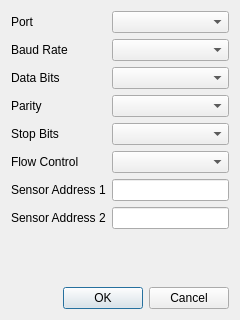
<?xml version="1.0" encoding="UTF-8"?>
<ui version="4.0">
 <class>modbusconfigdialog</class>
 <widget class="QDialog" name="modbusconfigdialog">
  <property name="geometry">
   <rect>
    <x>0</x>
    <y>0</y>
    <width>240</width>
    <height>320</height>
   </rect>
  </property>
  <property name="windowTitle">
   <string>Dialog</string>
  </property>
  <layout class="QGridLayout" name="gridLayout">
   <item row="0" column="0">
    <layout class="QFormLayout" name="formLayout">
     <item row="0" column="0">
      <widget class="QLabel" name="label">
       <property name="text">
        <string>Port</string>
       </property>
      </widget>
     </item>
     <item row="1" column="0">
      <widget class="QLabel" name="label_2">
       <property name="text">
        <string>Baud Rate</string>
       </property>
      </widget>
     </item>
     <item row="2" column="0">
      <widget class="QLabel" name="label_3">
       <property name="text">
        <string>Data Bits</string>
       </property>
      </widget>
     </item>
     <item row="3" column="0">
      <widget class="QLabel" name="label_4">
       <property name="text">
        <string>Parity</string>
       </property>
      </widget>
     </item>
     <item row="0" column="1">
      <widget class="QComboBox" name="comboPort"/>
     </item>
     <item row="1" column="1">
      <widget class="QComboBox" name="comboBaudRate"/>
     </item>
     <item row="2" column="1">
      <widget class="QComboBox" name="comboDataBits"/>
     </item>
     <item row="3" column="1">
      <widget class="QComboBox" name="comboParity"/>
     </item>
     <item row="4" column="0">
      <widget class="QLabel" name="label_5">
       <property name="text">
        <string>Stop Bits</string>
       </property>
      </widget>
     </item>
     <item row="5" column="0">
      <widget class="QLabel" name="label_6">
       <property name="text">
        <string>Flow Control</string>
       </property>
      </widget>
     </item>
     <item row="4" column="1">
      <widget class="QComboBox" name="comboStopBits"/>
     </item>
     <item row="5" column="1">
      <widget class="QComboBox" name="comboFlowControl"/>
     </item>
     <item row="6" column="1">
      <widget class="QLineEdit" name="lineDevice1">
       <property name="maxLength">
        <number>3</number>
       </property>
      </widget>
     </item>
     <item row="7" column="1">
      <widget class="QLineEdit" name="lineDevice2">
       <property name="maxLength">
        <number>3</number>
       </property>
      </widget>
     </item>
     <item row="7" column="0">
      <widget class="QLabel" name="label_8">
       <property name="text">
        <string>Sensor Address 2</string>
       </property>
      </widget>
     </item>
     <item row="6" column="0">
      <widget class="QLabel" name="label_7">
       <property name="text">
        <string>Sensor Address 1</string>
       </property>
      </widget>
     </item>
    </layout>
   </item>
   <item row="1" column="0">
    <widget class="QDialogButtonBox" name="buttonBox">
     <property name="orientation">
      <enum>Qt::Orientation::Horizontal</enum>
     </property>
     <property name="standardButtons">
      <set>QDialogButtonBox::StandardButton::Cancel|QDialogButtonBox::StandardButton::Ok</set>
     </property>
    </widget>
   </item>
  </layout>
 </widget>
 <resources/>
 <connections>
  <connection>
   <sender>buttonBox</sender>
   <signal>accepted()</signal>
   <receiver>modbusconfigdialog</receiver>
   <slot>accept()</slot>
   <hints>
    <hint type="sourcelabel">
     <x>248</x>
     <y>254</y>
    </hint>
    <hint type="destinationlabel">
     <x>157</x>
     <y>274</y>
    </hint>
   </hints>
  </connection>
  <connection>
   <sender>buttonBox</sender>
   <signal>rejected()</signal>
   <receiver>modbusconfigdialog</receiver>
   <slot>reject()</slot>
   <hints>
    <hint type="sourcelabel">
     <x>316</x>
     <y>260</y>
    </hint>
    <hint type="destinationlabel">
     <x>286</x>
     <y>274</y>
    </hint>
   </hints>
  </connection>
 </connections>
</ui>
